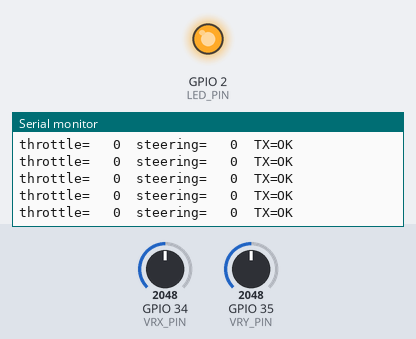
Bench run of a sketch on a simulated ESP32. Parts: output pins drawn as LEDs (lit = HIGH), the last lines printed to the serial monitor. Inputs (shaded band) come from the test bench; at power-on: GPIO 34 (VRX_PIN) = 2048, GPIO 35 (VRY_PIN) = 2048 (analog values on the 0–4095 scale). No radio packets arrive unless stated.

Above: at 4.5 s.
4.6 s: GPIO 34 (VRX_PIN) set to 2289
At 5.6 s:
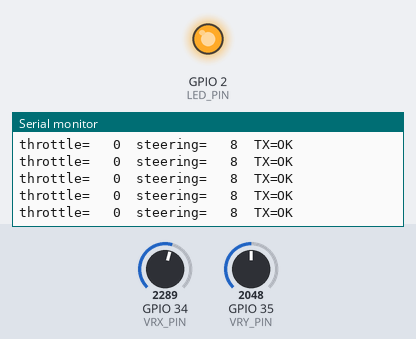
6.1 s: GPIO 34 (VRX_PIN) set to 2367
At 7.2 s:
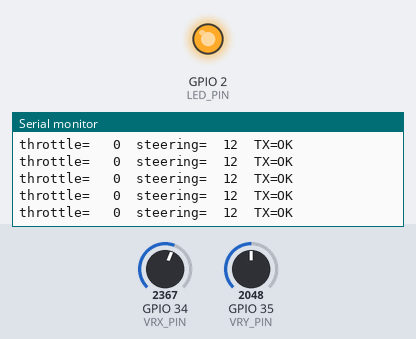
8.0 s: GPIO 35 (VRY_PIN) set to 2268
At 8.9 s:
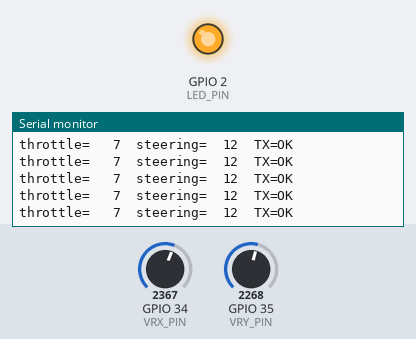
9.5 s: GPIO 35 (VRY_PIN) set to 2359
At 10.6 s:
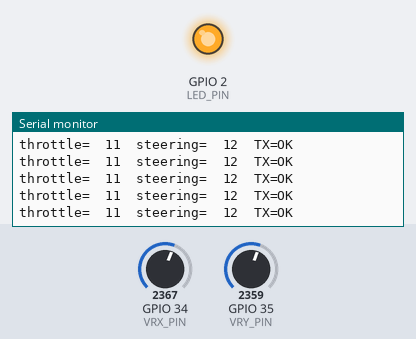
Timing chart, 0 to 12.4 s (numbered marks = the images above; inputs shaded):
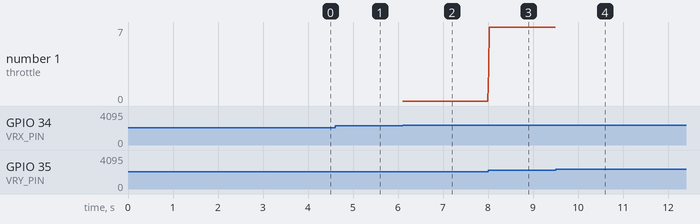

Measured:
- the behaviour switches between 2324 and 2325 on GPIO 34 (VRX_PIN) (found by bisection; images 1 and 2)
- the behaviour switches between 2324 and 2325 on GPIO 35 (VRY_PIN) (found by bisection; images 3 and 4)
- after the input at 4.6 s, the serial monitor: prints a new line at once (image 1)
- after the input at 6.1 s, the serial monitor: prints a new line at once (image 2)
- after the input at 8.0 s, the serial monitor: prints a new line at once (image 3)
- after the input at 9.5 s, the serial monitor: prints a new line at once (image 4)
- plotted number 1: 0 → 7 after the input at 8.0 s

The sketch:

controller_main.ino
```cpp
// ============================================================
//  CONTROLLER MAIN  —  NRF24 Transmitter
//  Reads joystick (throttle + steering) and sends via NRF24
//
//  Pin assignments:
//    NRF24  CE   → GPIO 16
//    NRF24  CSN  → GPIO 4
//    NRF24  SCK  → GPIO 18
//    NRF24  MOSI → GPIO 23
//    NRF24  MISO → GPIO 19
//    Joystick VRy (throttle) → GPIO 35
//    Joystick VRx (steering) → GPIO 34
//    Status LED              → GPIO 2
//
//  Required libraries: RF24
// ============================================================

#include <SPI.h>
#include <nRF24L01.h>
#include <RF24.h>

#define CE_PIN           16
#define CSN_PIN          4
#define VRY_PIN          35   // throttle axis (forward / back)
#define VRX_PIN          34   // steering axis (left / right)
#define LED_PIN          2

#define DEADZONE         80
#define SEND_INTERVAL_MS 20   // 50 Hz

RF24 radio(CE_PIN, CSN_PIN);
const byte ADDRESS[6] = "RCAR1";

struct ControlPacket {
  int16_t throttle;   // -100 to +100  (negative = reverse)
  uint8_t steering;   //    0 to 100   (50 = centre)
};

ControlPacket pkt;

int throttleCenter = 0;
int steerCenter    = 0;

// Average N ADC samples to reduce noise
int readAvg(int pin, int n) {
  long sum = 0;
  for (int i = 0; i < n; i++) {
    sum += analogRead(pin);
    delay(2);
  }
  return (int)(sum / n);
}

// Map a raw ADC reading to -100..+100 with deadzone and slow centre-drift correction
int16_t mapAxis(int raw, int &center) {
  int centered = raw - center;
  int16_t out;

  if (abs(centered) <= DEADZONE) {
    out = 0;
    center = (center * 99 + raw) / 100;  // gentle drift correction
  } else if (centered > DEADZONE) {
    int inMax = 4095 - center;
    if (inMax < DEADZONE + 1) inMax = DEADZONE + 1;
    out = (int16_t)constrain(map(centered, DEADZONE, inMax, 0, 100), 0, 100);
  } else {
    int inMin = -center;
    if (inMin > -(DEADZONE + 1)) inMin = -(DEADZONE + 1);
    out = (int16_t)constrain(map(centered, inMin, -DEADZONE, -100, 0), -100, 0);
  }
  return out;
}

void setup() {
  Serial.begin(115200);
  pinMode(LED_PIN, OUTPUT);
  digitalWrite(LED_PIN, LOW);
  delay(3000);

  Serial.println("CONTROLLER MAIN — booting...");
  analogReadResolution(12);

  radio.begin();
  radio.setChannel(108);       // 2508 MHz — above WiFi bands, avoids ESP32-CAM interference
  radio.setPALevel(RF24_PA_MAX);
  radio.setAutoAck(false);     // RX decoupling cap too small to power ACK TX; CRC still protects data
  radio.setPayloadSize(sizeof(ControlPacket));  // must match car_main exactly — CRC covers full payload
  radio.openWritingPipe(ADDRESS);
  radio.stopListening();

  Serial.println("=== NRF24 register dump ===");
  radio.printDetails();
  Serial.println("===========================");

  Serial.println("Calibrating joystick — hands off...");
  throttleCenter = readAvg(VRY_PIN, 80);
  steerCenter    = readAvg(VRX_PIN, 80);
  Serial.printf("Throttle centre = %d  |  Steer centre = %d\n", throttleCenter, steerCenter);

  Serial.println("CONTROLLER ready.");
  digitalWrite(LED_PIN, HIGH);
}

void loop() {
  unsigned long start = millis();

  int rawThrottle = readAvg(VRY_PIN, 3);
  int rawSteer    = readAvg(VRX_PIN, 3);

  pkt.throttle = mapAxis(rawThrottle, throttleCenter);

  int16_t steerSigned = mapAxis(rawSteer, steerCenter);
  pkt.steering = (uint8_t)constrain(steerSigned + 50, 0, 100);  // shift -100..+100 → 0..100

  bool ok = radio.write(&pkt, sizeof(pkt));

  Serial.printf("throttle=%4d  steering=%4d  TX=%s\n",
                pkt.throttle, (int)pkt.steering - 50, ok ? "OK" : "FAIL");

  // Maintain 50 Hz send rate
  long elapsed = (long)(millis() - start);
  if (elapsed < SEND_INTERVAL_MS) delay(SEND_INTERVAL_MS - elapsed);
}
```
